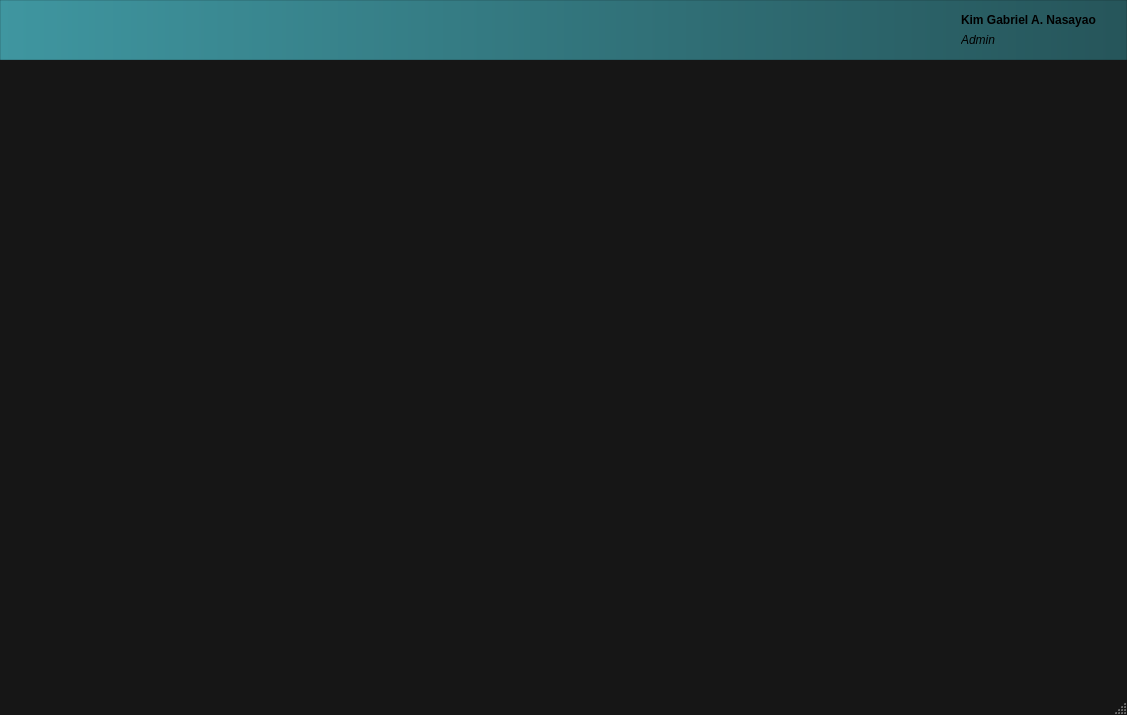
<?xml version="1.0" encoding="UTF-8"?>
<ui version="4.0">
 <class>mainWindow</class>
 <widget class="QMainWindow" name="mainWindow">
  <property name="geometry">
   <rect>
    <x>0</x>
    <y>0</y>
    <width>1127</width>
    <height>715</height>
   </rect>
  </property>
  <property name="font">
   <font>
    <family>Inter</family>
    <pointsize>9</pointsize>
    <italic>false</italic>
    <bold>false</bold>
   </font>
  </property>
  <property name="windowTitle">
   <string>MainWindow</string>
  </property>
  <property name="autoFillBackground">
   <bool>false</bool>
  </property>
  <property name="styleSheet">
   <string notr="true">QMainWindow {
	background-color: rgb(22, 22, 22);
	font: 9pt &quot;Inter&quot;;
}

/* BUTTONS */
QPushButton {
	font: 9pt &quot;Inter&quot;;
	font-weight: bold;
	padding: 0px, 15px;
	background-color: rgb(63, 150, 160);
	border-radius: 3px;
	padding: 0px 15px;
}

QPushButton::hover {
	background-color: rgb(83, 170, 180);
}

#headerFrame QPushButton {
	background: none;
}

/* FRAMES */
QFrame {
  border: none;
}

#headerFrame {
	background-color: qlineargradient(spread:pad, x1:0, y1:0, x2:1, y2:0, stop:0 rgba(63, 150, 160, 255), stop:1 rgba(38, 85, 90, 255));
	border: 1px solid rgba(0, 0, 0, 30);
}

/* LABELS */
#userNameLabel {
	font: 9pt &quot;Inter&quot;;
	font-weight: 600;
}

#userRoleLabel {
	font: 9pt &quot;Inter&quot;;
	font-style: italic;
}</string>
  </property>
  <property name="tabShape">
   <enum>QTabWidget::TabShape::Rounded</enum>
  </property>
  <widget class="QWidget" name="centralwidget">
   <property name="layoutDirection">
    <enum>Qt::LayoutDirection::LeftToRight</enum>
   </property>
   <property name="styleSheet">
    <string notr="true"/>
   </property>
   <layout class="QVBoxLayout" name="verticalLayout_2" stretch="1,0">
    <property name="spacing">
     <number>0</number>
    </property>
    <property name="leftMargin">
     <number>0</number>
    </property>
    <property name="topMargin">
     <number>0</number>
    </property>
    <property name="rightMargin">
     <number>0</number>
    </property>
    <property name="bottomMargin">
     <number>0</number>
    </property>
    <item>
     <widget class="QFrame" name="headerFrame">
      <property name="maximumSize">
       <size>
        <width>16777215</width>
        <height>60</height>
       </size>
      </property>
      <property name="acceptDrops">
       <bool>false</bool>
      </property>
      <property name="styleSheet">
       <string notr="true"/>
      </property>
      <property name="frameShape">
       <enum>QFrame::Shape::NoFrame</enum>
      </property>
      <property name="frameShadow">
       <enum>QFrame::Shadow::Plain</enum>
      </property>
      <property name="lineWidth">
       <number>0</number>
      </property>
      <layout class="QHBoxLayout" name="horizontalLayout_3" stretch="0,5,0,0">
       <property name="spacing">
        <number>0</number>
       </property>
       <property name="leftMargin">
        <number>30</number>
       </property>
       <property name="topMargin">
        <number>5</number>
       </property>
       <property name="rightMargin">
        <number>30</number>
       </property>
       <property name="bottomMargin">
        <number>5</number>
       </property>
       <item>
        <widget class="QPushButton" name="logoButton">
         <property name="sizePolicy">
          <sizepolicy hsizetype="Preferred" vsizetype="Fixed">
           <horstretch>0</horstretch>
           <verstretch>0</verstretch>
          </sizepolicy>
         </property>
         <property name="cursor">
          <cursorShape>PointingHandCursor</cursorShape>
         </property>
         <property name="toolTip">
          <string>Refresh Tables</string>
         </property>
         <property name="text">
          <string/>
         </property>
         <property name="icon">
          <iconset>
           <normaloff>../../../assets/Logo.png</normaloff>../../../assets/Logo.png</iconset>
         </property>
         <property name="iconSize">
          <size>
           <width>200</width>
           <height>50</height>
          </size>
         </property>
        </widget>
       </item>
       <item>
        <spacer name="horizontalSpacer_3">
         <property name="orientation">
          <enum>Qt::Orientation::Horizontal</enum>
         </property>
         <property name="sizeHint" stdset="0">
          <size>
           <width>40</width>
           <height>20</height>
          </size>
         </property>
        </spacer>
       </item>
       <item>
        <widget class="QPushButton" name="accountButton">
         <property name="cursor">
          <cursorShape>PointingHandCursor</cursorShape>
         </property>
         <property name="text">
          <string/>
         </property>
         <property name="icon">
          <iconset>
           <normaloff>../../../assets/account.png</normaloff>../../../assets/account.png</iconset>
         </property>
         <property name="iconSize">
          <size>
           <width>40</width>
           <height>40</height>
          </size>
         </property>
        </widget>
       </item>
       <item>
        <widget class="QFrame" name="accountFrame">
         <property name="maximumSize">
          <size>
           <width>16777215</width>
           <height>40</height>
          </size>
         </property>
         <property name="frameShape">
          <enum>QFrame::Shape::StyledPanel</enum>
         </property>
         <property name="frameShadow">
          <enum>QFrame::Shadow::Raised</enum>
         </property>
         <layout class="QVBoxLayout" name="verticalLayout_6">
          <property name="spacing">
           <number>0</number>
          </property>
          <property name="leftMargin">
           <number>0</number>
          </property>
          <property name="topMargin">
           <number>0</number>
          </property>
          <property name="rightMargin">
           <number>0</number>
          </property>
          <property name="bottomMargin">
           <number>0</number>
          </property>
          <item>
           <widget class="QLabel" name="userNameLabel">
            <property name="text">
             <string>Kim Gabriel A. Nasayao</string>
            </property>
           </widget>
          </item>
          <item>
           <widget class="QLabel" name="userRoleLabel">
            <property name="text">
             <string>Admin</string>
            </property>
           </widget>
          </item>
         </layout>
        </widget>
       </item>
      </layout>
     </widget>
    </item>
    <item>
     <widget class="QStackedWidget" name="stackedWidget">
      <widget class="QWidget" name="page"/>
      <widget class="QWidget" name="page_2"/>
     </widget>
    </item>
   </layout>
  </widget>
  <widget class="QStatusBar" name="statusBar"/>
 </widget>
 <resources/>
 <connections/>
</ui>
